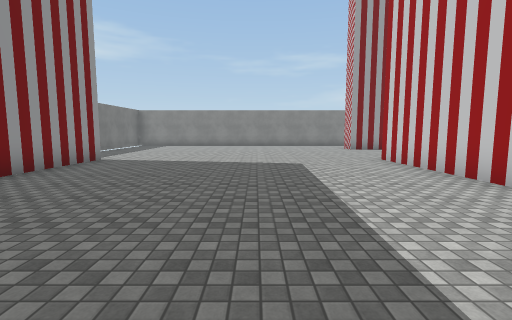
[1] (above)

24 first-person views from a walk through a scene from a Unity 3-D project. The camera is 1.5 m above the floor, tilts 6° down and sees 85° across. The floor is counted in squares, 1.71 m on a side. Each view is taken from the middle of a square. On the plan, view 1 faces up. The plan holds only what a view shows up to about 11 squares ahead; the rest is blank. The place goes on beyond the plan. The player is left out. Some surface patterns are stand-ins.

[2]
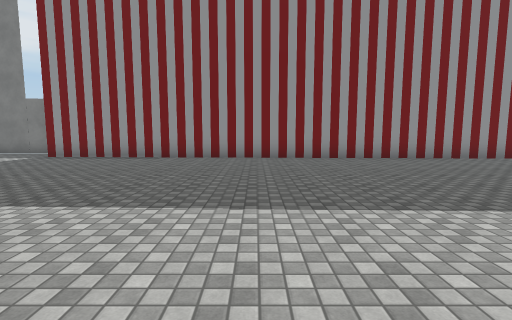

[3]
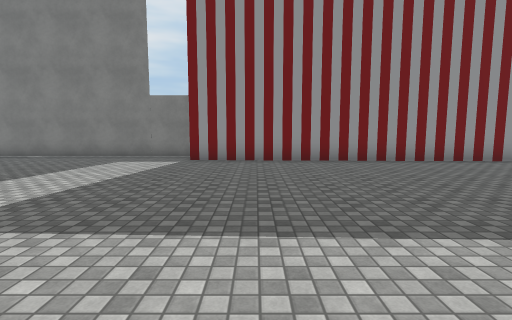

[4]
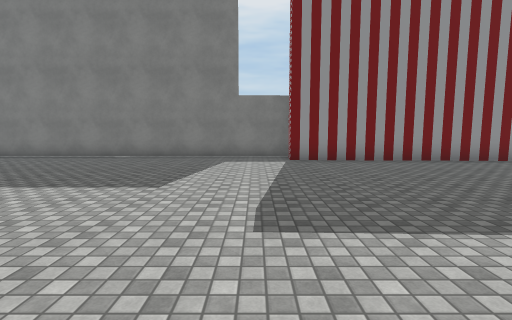

[5]
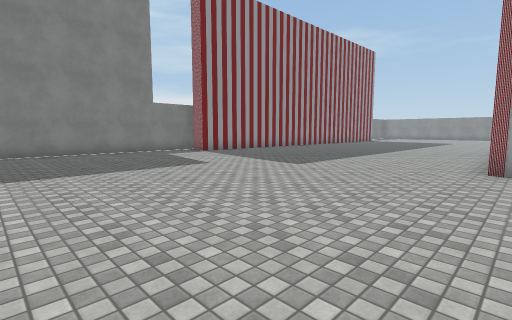

[6]
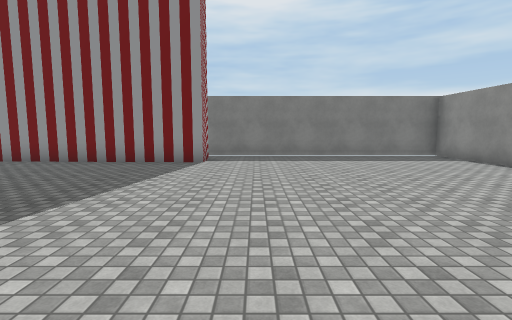

[7]
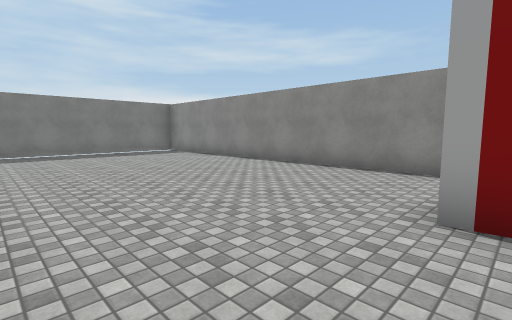

[8]
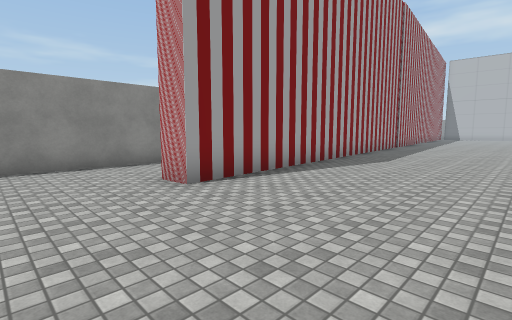

[9]
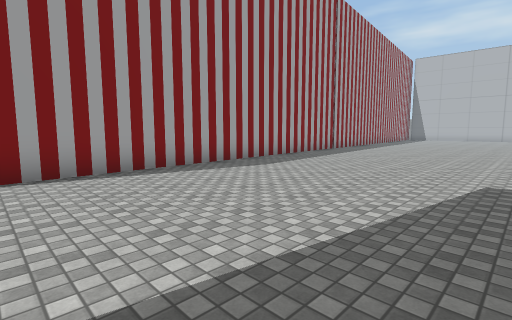

[10]
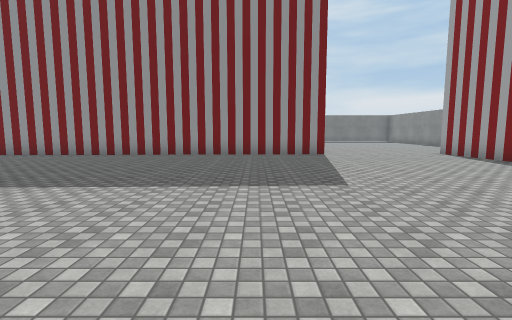

[11]
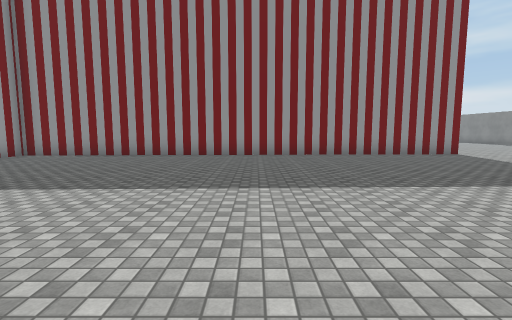

[12]
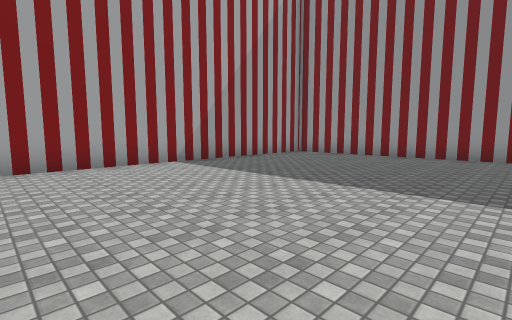

[13]
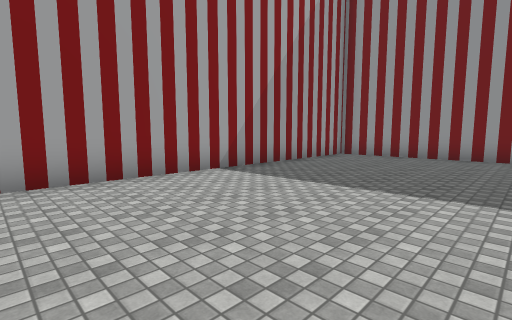

[14]
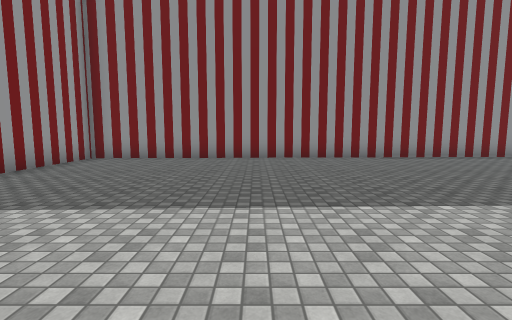

[15]
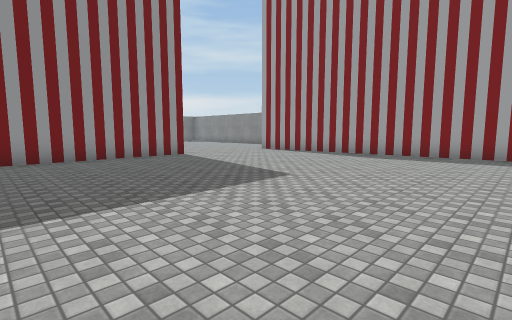

[16]
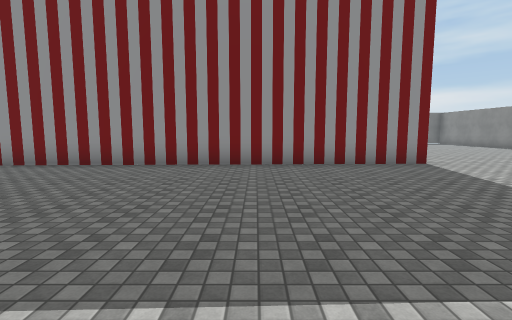

[17]
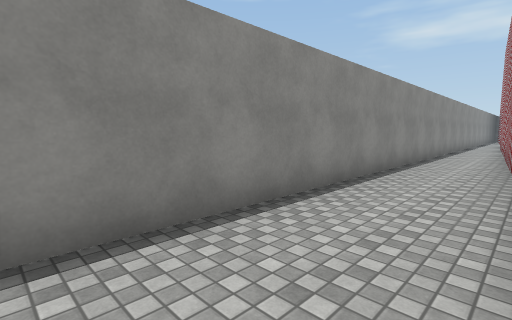

[18]
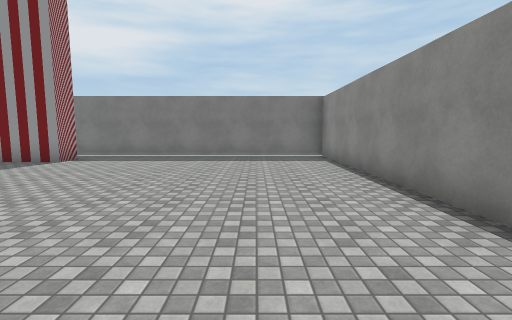

[19]
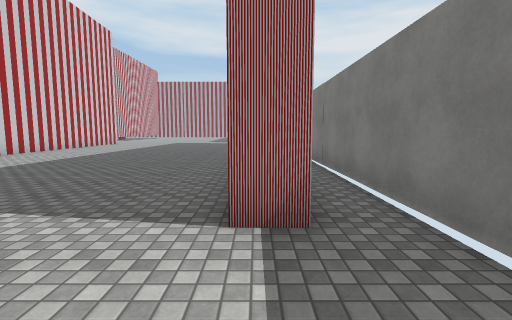

[20]
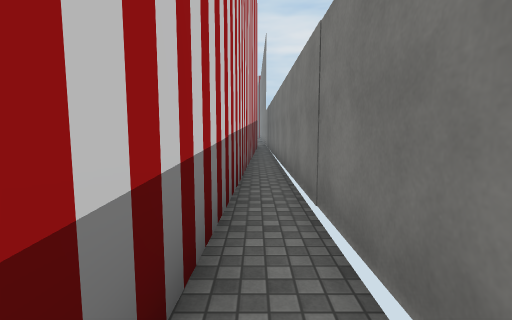

[21]
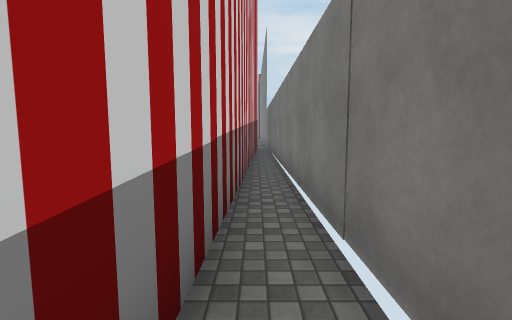

[22]
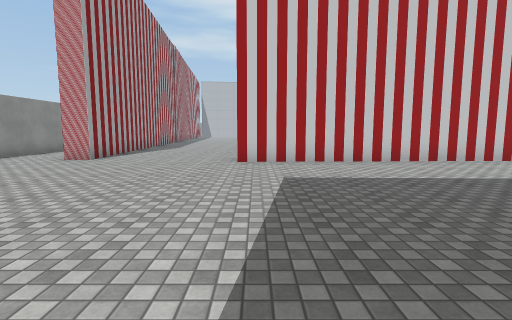

[23]
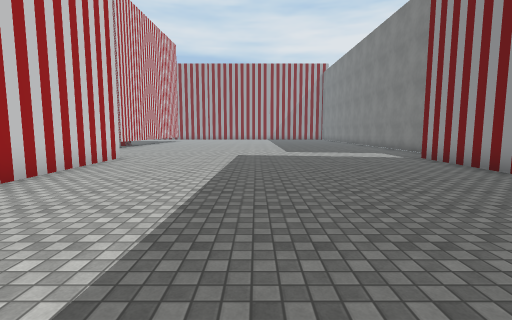

[24]
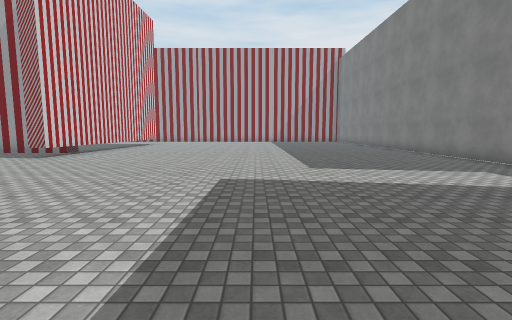

### Floor plan
Points are (right, up) in squares from view 1. A wall is a line through its corners. A room is listed if a view was taken in it or the views show most of it. See-through windows are left out.
Room 1 (views 1, 2, 3, 4, 5, 6, 7, 8, 9, 10, 11, 12, 13, 14, 15, 16, 17, 18, 19, 20, 21, 22, 23, 24)
walls: (4.1, -0.1) (3.8, 8.6); (4.6, 8.6) (5.1, -7.2) (14.9, -7.2); (4.8, -8) (4.4, -8) (4.2, -3.5); (13.9, 13.8) (4.4, 13) (4.3, 13.8); (11, 14.3) (17.6, 14.9); (16.4, 16.3) (-6.8, 16.3) (-6.6, -4.9); (7.4, -15) (10.1, -15); (6.6, -15.2) (6.6, -12.8) (7.3, -12.9); (-6, -4.9) (-5.6, 6.7); (-5.6, 8.6) (-4.7, 8.5) (-5.3, -8) (-5.9, -7.9); (-6.6, -7.9) (-6.5, -15.6)

Where each view was taken, in squares from view 1:
view 1: 0 up, 0 right, facing up
view 2: 1 down, 4 right, facing left
view 3: 6 down, 3 right, facing left
view 4: 9 down, 3 right, facing left
view 5: 15 down, 5 right, facing up-left
view 6: 10 up, 3 right, facing left
view 7: 10 up, 5 right, facing up-left
view 8: 9 up, 2 right, facing up-right
view 9: 7 up, 5 right, facing up-right
view 10: 6 up, 15 right, facing left
view 11: 1 up, 15 right, facing left
view 12: 0 up, 15 right, facing down-left
view 13: 2 down, 15 right, facing down-left
view 14: 2 down, 14 right, facing left
view 15: 3 up, 14 right, facing up-left
view 16: 4 up, 12 right, facing left
view 17: 14 up, 3 right, facing up-right
view 18: 14 up, 3 right, facing left
view 19: 11 up, 5 left, facing down
view 20: 7 up, 6 left, facing down
view 21: 6 up, 6 left, facing down
view 22: 8 up, 4 left, facing right
view 23: 1 up, 0 right, facing down
view 24: 4 down, 0 right, facing down
